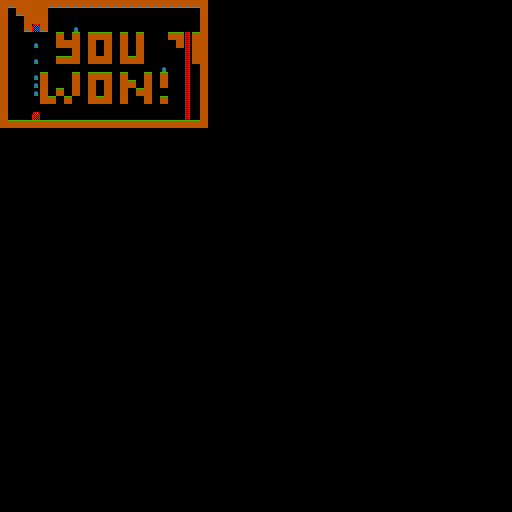

Tiled map render using the project's own tile images. Description and the map definition, with tile-layer contents summarised, below:
An orthogonal 64x64 tile map with 8x8 px tiles, 8 tile layers (matter, doors, ladder, water, ...).

<map version="1.2" tiledversion="1.2.1" orientation="orthogonal" renderorder="right-down" width="64" height="64" tilewidth="8" tileheight="8" infinite="0" nextlayerid="9" nextobjectid="1">
 <properties>
  <property name="crushing-things-delays" value="2,1" />
  <property name="display-name" value="victory" />
  <property name="initial-countdown" type="int" value="1" />
 </properties>
 <tileset firstgid="1" name="sprites" tilewidth="8" tileheight="8" tilecount="256" columns="16">
  <image source="sprites.png" width="128" height="128" />
  <tile id="5">
   <properties>
    <property name="level-entrance" type="bool" value="true" />
   </properties>
  </tile>
  <tile id="6">
   <properties>
    <property name="level-exit" type="bool" value="true" />
   </properties>
  </tile>
  <tile id="37">
   <properties>
    <property name="mine" type="bool" value="true" />
    <property name="substitute-animation" value="burning-thing" />
   </properties>
  </tile>
  <tile id="38">
   <properties>
    <property name="mine" type="bool" value="true" />
    <property name="substitute-animation" value="burning-thing" />
   </properties>
  </tile>
  <tile id="39">
   <properties>
    <property name="mine" type="bool" value="true" />
    <property name="substitute-animation" value="burning-thing" />
   </properties>
  </tile>
  <tile id="53">
   <properties>
    <property name="crushing-thing-up" type="bool" value="true" />
   </properties>
  </tile>
  <tile id="56">
   <properties>
    <property name="crushing-thing-down" type="bool" value="true" />
   </properties>
  </tile>
 </tileset>
 <layer id="1" name="matter" width="64" height="64">
  <data>[4096 cells, 157 non-empty, 2 distinct tile ids]</data>
 </layer>
 <layer id="6" name="doors" width="64" height="64">
  <data>[4096 cells, 2 non-empty, 2 distinct tile ids]</data>
 </layer>
 <layer id="2" name="ladder" width="64" height="64">
  <data>[4096 cells, 11 non-empty, 1 distinct tile ids]</data>
 </layer>
 <layer id="4" name="water" width="64" height="64">
  <data>[4096 cells, 0 non-empty, 0 distinct tile ids]</data>
 </layer>
 <layer id="8" name="mines" width="64" height="64">
  <data>[4096 cells, 0 non-empty, 0 distinct tile ids]</data>
 </layer>
 <layer id="3" name="treasure" width="64" height="64">
  <data>[4096 cells, 7 non-empty, 1 distinct tile ids]</data>
 </layer>
 <layer id="7" name="crushing-things" width="64" height="64">
  <data>[4096 cells, 0 non-empty, 0 distinct tile ids]</data>
 </layer>
 <layer id="5" name="details" width="64" height="64">
  <data>[4096 cells, 0 non-empty, 0 distinct tile ids]</data>
 </layer>
</map>
